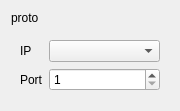
<?xml version="1.0" encoding="UTF-8"?>
<ui version="4.0">
<comment>
 * Released as open source by NCC Group Plc - http://www.nccgroup.com/
 *
 * Developed by Gabriel Caudrelier, gabriel dot caudrelier at nccgroup dot com
 *
 * https://github.com/nccgroup/pip3line
 *
 * Released under AGPL see LICENSE for more information
</comment>
 <class>NetworkConfWidget</class>
 <widget class="QWidget" name="NetworkConfWidget">
  <property name="geometry">
   <rect>
    <x>0</x>
    <y>0</y>
    <width>180</width>
    <height>108</height>
   </rect>
  </property>
  <property name="sizePolicy">
   <sizepolicy hsizetype="Preferred" vsizetype="Maximum">
    <horstretch>0</horstretch>
    <verstretch>0</verstretch>
   </sizepolicy>
  </property>
  <property name="windowTitle">
   <string>Form</string>
  </property>
  <layout class="QVBoxLayout" name="verticalLayout">
   <item>
    <widget class="QLabel" name="protoLabel">
     <property name="sizePolicy">
      <sizepolicy hsizetype="Preferred" vsizetype="Maximum">
       <horstretch>0</horstretch>
       <verstretch>0</verstretch>
      </sizepolicy>
     </property>
     <property name="text">
      <string>proto</string>
     </property>
    </widget>
   </item>
   <item>
    <widget class="QWidget" name="widget" native="true">
     <property name="sizePolicy">
      <sizepolicy hsizetype="Preferred" vsizetype="Maximum">
       <horstretch>0</horstretch>
       <verstretch>0</verstretch>
      </sizepolicy>
     </property>
     <layout class="QFormLayout" name="formLayout">
      <property name="labelAlignment">
       <set>Qt::AlignLeading|Qt::AlignLeft|Qt::AlignVCenter</set>
      </property>
      <item row="0" column="0">
       <widget class="QLabel" name="ipLabel">
        <property name="text">
         <string>IP</string>
        </property>
       </widget>
      </item>
      <item row="1" column="0">
       <widget class="QLabel" name="portLabel">
        <property name="text">
         <string>Port</string>
        </property>
       </widget>
      </item>
      <item row="1" column="1">
       <widget class="QSpinBox" name="portSpinBox">
        <property name="toolTip">
         <string>Port number</string>
        </property>
        <property name="minimum">
         <number>1</number>
        </property>
        <property name="maximum">
         <number>65535</number>
        </property>
       </widget>
      </item>
      <item row="0" column="1">
       <widget class="QComboBox" name="ipComboBox">
        <property name="sizePolicy">
         <sizepolicy hsizetype="MinimumExpanding" vsizetype="Fixed">
          <horstretch>0</horstretch>
          <verstretch>0</verstretch>
         </sizepolicy>
        </property>
       </widget>
      </item>
     </layout>
    </widget>
   </item>
  </layout>
 </widget>
 <resources/>
 <connections/>
</ui>
